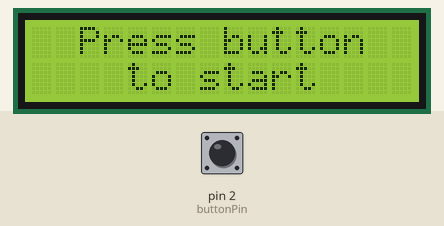
This sketch was run on a simulated Arduino Uno, built with avr-gcc and run on an emulated ATmega328P. Parts: 16×2 character LCD. The test bench sets the inputs (shaded band); at power-on: pin 2 (buttonPin) HIGH. Random numbers use the default seed unless the sketch sets one; what the sketch prints to the serial monitor is not drawn.

Above: at 1.2 s.
1.3 s: pin 2 (buttonPin) pulled LOW for 0.15 s
At 2.38 s:
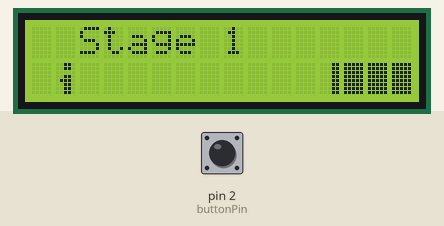
3.0 s: pin 2 (buttonPin) pulled LOW for 1 s
At 3.49 s:
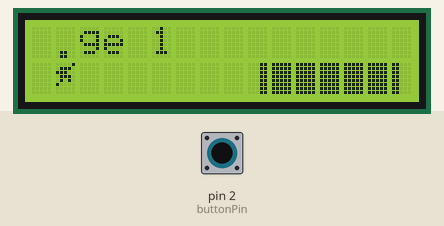
5.5 s: pin 2 (buttonPin) pulled LOW for 0.15 s
At 5.72 s:
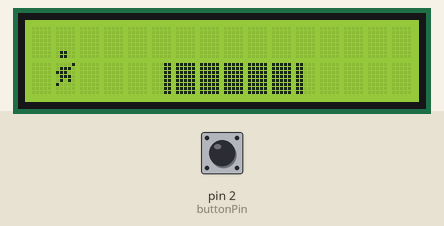
Timing chart, 0 to 8.5 s (numbered marks = the images above; inputs shaded):
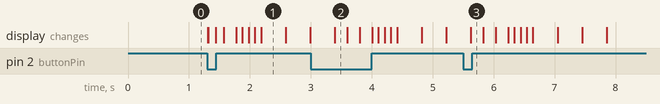

Measured:
- after the input at 1.3 s, the display: first changes at once (image 1 shows a later state)
- what the display in image 1 shows lasts 0.4 s, from 2.2 s to 2.6 s

The sketch:

Milestone3.ino
```cpp
#include <LiquidCrystal.h>
static int runningposition = 1; // for running animation
const int buttonPin = 2; // connecting pushbutton
int buttonState = 0; // variable for detecting if the pushbutton is pressed
int startingspeed = 400; // starting speed(ms).
int charPos = 1;
int scrollhelp = 2;
int score = 0;
int scoredigits = 1;
int charHeight = 1;
int speed = 400; // variable for how fast the terrain moves, constantly decreasing, making game faster
int blockonelength = random(6);
int blockoneheight = 1;
int blockonespacing = random(2);
int blocktwolength = random(6);
int blocktwospacing = random(2);
int blockthreelength = random(6);
int blockthreespacing = random(2);
int blockfourlength = random(6);
int blocktwoheight = random(2);
int blockthreeheight = random(2);
int blockfourheight = random(2);
LiquidCrystal lcd(11, 9, 6, 5, 4, 3); //setting starting character state
static int runningsprite11 = B00110;
static int runningsprite12 = B00110;
static int runningsprite13 = B00000;
static int runningsprite14 = B00110;
static int runningsprite15 = B01110;
static int runningsprite16 = B00110;
static int runningsprite17 = B00110;
static int runningsprite18 = B00110;
static int runningsprite01 = B00000;
static int runningsprite02 = B00000;
static int runningsprite03 = B00000;
static int runningsprite04 = B00000;
static int runningsprite05 = B00000;
static int runningsprite06 = B00000;
static int runningsprite07 = B00000;
static int runningsprite08 = B00000;
static int terrainleft = B00011;
static int terrain = B11111;
static int terrainright = B11000;
static int emptyterrain = B00000;
bool onGround = true; //to make sure the animations go smoothly, so the guy doesn't show the running animation while he's jumping
bool startjump = false; //for buton, making sure  jump starts when button pressed
bool onTerrain = false; //for more control of character, while on top of the terrain.
bool jumping = false; //to be able to control when to start certain animations
bool onLower = true;
bool onUpper = false;
bool startfall = false;
bool falling = false;
bool alive = false;
bool collided = false;

int jumpingposition = 0; //for jumping animation
int fallingposition = 0; //for falling animation
  byte leftTerrainbyte[8] = {
    B00011, B00011, B00011, B00011, B00011, B00011, B00011, B00011,
  };
  byte Terrainbyte[8] = {
    B11111, B11111, B11111, B11111, B11111, B11111, B11111, B11111,
  };
  byte rightTerrainbyte[8] {
    B11000, B11000, B11000, B11000, B11000, B11000, B11000, B11000,
  };
void updateCharacter() {
    if(onLower == true) {
    byte running1[8] = {
    runningsprite11, runningsprite12, runningsprite13, runningsprite14, runningsprite15, runningsprite16, runningsprite17, runningsprite18,
    }; //showing byte, to show character for bottom row
    lcd.createChar(1, running1);
    lcd.setCursor(charPos, 1);
    lcd.write(byte(1));
    }
    if(onUpper == true) {
    byte running2[8] = {
    runningsprite01, runningsprite02, runningsprite03, runningsprite04, runningsprite05, runningsprite06, runningsprite07, runningsprite08,
    }; //byte for top row
    lcd.createChar(2, running2);
    lcd.setCursor(charPos, 0);
    lcd.write(byte(2));
    }
}
void generateTerrain() {
  blockonelength = random(6);
  blockonespacing = random(2);
  blocktwolength = random(6);
  blocktwoheight = random(2);
  blocktwospacing = random(2);
  blockthreelength = random(6);
  blockthreeheight = random(2);
  blockthreespacing = random(2);
  blockfourlength = random(6);
  blockfourheight = random(2);
  lcd.setCursor(14, blockoneheight);
  lcd.write(byte(3));
  for (int i = 0; i < blockonelength; i++) {
    lcd.write(byte(4));
  }
  lcd.write(byte(5));
  lcd.setCursor((20+blockonelength+blockonespacing), blocktwoheight);
  lcd.write(byte(3));
  for (int i = 0; i < blocktwolength; i++) {
    lcd.write(byte(4));
  }
  lcd.write(byte(5));
  if ((26+blockonelength+blockonespacing+blocktwospacing+blocktwolength+blockthreelength) > 38) {
    blockthreelength = (12-blockonelength-blockonespacing-blocktwospacing-blocktwolength);   // might have to change up this value and for the if statement.
  }
  lcd.setCursor((26+blockonelength+blockonespacing+blocktwolength+blocktwospacing), blockthreeheight);
  lcd.write(byte(3));
  for (int i = 0; i < blockthreelength; i++) {
    lcd.write(byte(4));
  }
  lcd.write(byte(5));
  if ((32 + blockonelength+blockonespacing+blocktwolength+blocktwospacing+blockthreelength+blockthreespacing+blockfourlength) < 38) {
    lcd.setCursor(32+blockonelength+blockonespacing+blocktwolength+blocktwospacing+blockthreelength+blockthreespacing, blockfourheight);
    lcd.write(byte(3));
    for (int i = 0; i < blockfourlength; i++) {
      lcd.write(byte(4));
    }
    lcd.write(byte(5));
  } else {
    blockfourheight = 10;
  }
}
void detectCollision() {
  if (14<= charPos && charPos <= (16+blockonelength) && onLower == false && blockoneheight == 1 ||
  (20+blockonelength+blockonespacing) <= charPos && charPos <= (22+blockonelength+blockonespacing+blocktwolength) && (onLower == false && blocktwoheight == 1) ||
  (26+blockonelength+blockonespacing+blocktwospacing+blocktwolength) <= charPos && charPos <= (28+blockonelength+blockonespacing+blocktwolength+blocktwospacing+blockthreelength) && (onLower == false && blockthreeheight == 1) ||
  (32+blockonelength+blockonespacing+blocktwospacing+blockthreespacing+blocktwolength+blockthreelength) <= charPos && charPos <= (34+blockonelength+blockonespacing+blocktwolength+blocktwospacing+blockthreelength+blockthreespacing+blockfourlength) && (onLower == false && blockfourheight == 1)) {
    onTerrain = true;
    } else if(jumpingposition == 4) {
      falling = true; fallingposition = 1;
    }
    else if ((onLower == false) && ((charPos == 17+blockonelength) || (charPos == 23+blockonelength+blockonespacing+blocktwolength) ||
    (charPos == 29+blockonelength+blockonespacing+blocktwospacing+blocktwolength+blockthreelength) || (charPos == 35+blockonelength+blockonespacing+blocktwospacing+blockthreespacing+blocktwolength+blockthreelength+blockfourlength || charPos == 0))) {
      falling = true;
      fallingposition = 2;
      onTerrain = false;
      onGround = false;
      runningsprite01 = B00000;
      runningsprite02 = B00000;
      runningsprite03 = B00110;
      runningsprite04 = B00110;
      runningsprite05 = B10001;
      runningsprite06 = B01111;
      runningsprite07 = B00110;
      runningsprite08 = B01001;
      runningsprite11 = B01001;
      runningsprite12 = B00000;
      runningsprite13 = B00000;
      runningsprite14 = B00000;
      runningsprite15 = B00000;
      runningsprite16 = B00000;
      runningsprite17 = B00000;
      runningsprite18 = B00000;
      onLower = true;
      updateCharacter();
    }
  else if (14 <= charPos && charPos <= (16+blockonelength) && ((onLower == true && blockoneheight == 1) || (onUpper == true && blockoneheight == 0)) ||
  (20+blockonelength+blockonespacing) <= charPos && charPos <= (22+blockonelength+blockonespacing+blocktwolength) && ((onLower == true && blocktwoheight == 1) || (onUpper == true && blocktwoheight == 0)) ||
  (26+blockonelength+blockonespacing+blocktwospacing+blocktwolength) <= charPos && charPos <= (28+blockonelength+blockonespacing+blocktwospacing+blocktwolength+blockthreelength) && ((onLower == true && blockthreeheight == 1) || (onUpper == true && blockthreeheight == 0)) ||
  (32+blockonelength+blockonespacing+blocktwospacing+blockthreespacing+blocktwolength+blockthreelength) <= charPos && charPos <= (34+blockonelength+blockonespacing+blocktwospacing+blockthreespacing+blocktwolength+blockthreelength+blockfourlength)
  && ((onLower == true && blockfourheight == 1) || (onUpper == true && blockfourheight == 0)) ) {
    collided = true;
    alive = false;
  }
}
void setup() {
//  alive = false;
//  collided = true;
  lcd.begin(16, 2); //sets parameters for lcd
  pinMode(buttonPin, INPUT); //for pusbutton
  digitalWrite(buttonPin, HIGH); //for pushbutton
  randomSeed(analogRead(0));
  lcd.createChar(3, leftTerrainbyte);
  lcd.createChar(4, Terrainbyte);
  lcd.createChar(5, rightTerrainbyte);
  Serial.begin(1200);
  lcd.setCursor(2, 0);
  lcd.write("Press button");
  lcd.setCursor(4, 1);
  lcd.write("to start");
}
void loop() {
  buttonState = digitalRead(buttonPin); // for pushbutton
  byte running1[8] = {
  runningsprite11, runningsprite12, runningsprite13, runningsprite14, runningsprite15, runningsprite16, runningsprite17, runningsprite18,
  }; //showing byte, to show character for bottom row
  byte running2[8] = {
  runningsprite01, runningsprite02, runningsprite03, runningsprite04, runningsprite05, runningsprite06, runningsprite07, runningsprite08,
  }; //byte for top row
  if (alive == true) {
  lcd.scrollDisplayLeft();
  charPos++;
  lcd.setCursor(charPos - 1, 0);
  lcd.write(" ");
  lcd.setCursor(charPos - 1, 1);
  lcd.write(" ");
  lcd.setCursor(charPos, 1); //initially showing character
  lcd.write(byte(1));
  lcd.setCursor(charPos, 0);
  lcd.write(byte(2));
  if (buttonState == LOW && onGround == true) {
    startjump = true;
  } //detecting when the button is pressed
  if (startjump == true) {
    onGround = false;
    jumpingposition = 1;
    delayMicroseconds(1);
    startjump = false;
    jumping = true;
  }
  if (jumpingposition == 3 && onGround == false && jumping == true && falling == false) {
    runningsprite01 = B00000;
    runningsprite02 = B00000;
    runningsprite03 = B01100;
    runningsprite04 = B01100;
    runningsprite05 = B00001;
    runningsprite06 = B01110;
    runningsprite07 = B11100;
    runningsprite08 = B01110;
    runningsprite11 = B11010;
    runningsprite12 = B00000;
    runningsprite13 = B00000;
    runningsprite14 = B00000;
    runningsprite15 = B00000;
    runningsprite16 = B00000;
    runningsprite17 = B00000;
    runningsprite18 = B00000;
    onUpper = true;
    onLower = true;
    updateCharacter();
    delay(speed/2);
    jumpingposition = 4;
  }
  if (jumpingposition == 4 && onGround == false && jumping == true && falling == false) {
    runningsprite01 = B00110;
    runningsprite02 = B00110;
    runningsprite03 = B10001;
    runningsprite04 = B01111;
    runningsprite05 = B00110;
    runningsprite06 = B01001;
    runningsprite07 = B01001;
    runningsprite08 = B00000;
    runningsprite11 = B00000;
    runningsprite12 = B00000;
    runningsprite13 = B00000;
    runningsprite14 = B00000;
    runningsprite15 = B00000;
    runningsprite16 = B00000;
    runningsprite17 = B00000;
    runningsprite18 = B00000;
    updateCharacter();
    onUpper = true;
    onLower = false;
    detectCollision();
    delay(speed*(1/2));
    jumpingposition = 0;
    jumping = false;
  }
  if (jumpingposition == 1 && jumping == true && onGround == false && falling == false) {
    runningsprite01 = B00000;
    runningsprite02 = B00000;
    runningsprite03 = B00000;
    runningsprite04 = B00000;
    runningsprite05 = B00000;
    runningsprite06 = B00000;
    runningsprite07 = B01100;
    runningsprite08 = B01100;
    runningsprite11 = B00001;
    runningsprite12 = B01110;
    runningsprite13 = B11100;
    runningsprite14 = B01110;
    runningsprite15 = B01010;
    runningsprite16 = B10000;
    runningsprite17 = B00000;
    runningsprite18 = B00000;
    onUpper = true;
    onLower = true;
    updateCharacter();
    delay(speed/2);
    jumpingposition = 2;
  } //supposed to draw guy in first jumping animation, I have some indicators an
  if (jumpingposition == 2 && onGround == false && jumping == true && falling == false) {
    runningsprite01 = B00000;
    runningsprite02 = B00000;
    runningsprite03 = B00000;
    runningsprite04 = B00000;
    runningsprite05 = B00110;
    runningsprite06 = B00110;
    runningsprite07 = B00001;
    runningsprite08 = B01111;
    runningsprite11 = B10110;
    runningsprite12 = B00111;
    runningsprite13 = B11001;
    runningsprite14 = B00001;
    runningsprite15 = B00000;
    runningsprite16 = B00000;
    runningsprite17 = B00000;
    runningsprite18 = B00000;
    onUpper = true;
    onLower = true;
    updateCharacter();
    delay(speed/2);
    jumpingposition = 3;
  }
  if (onTerrain == false && onGround == false && fallingposition == 1 && falling == true) {
    runningsprite01 = B00000;
    runningsprite02 = B00000;
    runningsprite03 = B00110;
    runningsprite04 = B00110;
    runningsprite05 = B10001;
    runningsprite06 = B01111;
    runningsprite07 = B00110;
    runningsprite08 = B01001;
    runningsprite11 = B01001;
    runningsprite12 = B00000;
    runningsprite13 = B00000;
    runningsprite14 = B00000;
    runningsprite15 = B00000;
    runningsprite16 = B00000;
    runningsprite17 = B00000;
    runningsprite18 = B00000;
    onUpper = true;
    onLower = true;
    updateCharacter();
    delay(speed/4);
    fallingposition = 2;
  }
  if (onTerrain == false && onGround == false && fallingposition == 2 && falling == true) {
    runningsprite01 = B00000;
    runningsprite02 = B00000;
    runningsprite03 = B00000;
    runningsprite04 = B00000;
    runningsprite05 = B00110;
    runningsprite06 = B00110;
    runningsprite07 = B00001;
    runningsprite08 = B01111;
    runningsprite11 = B10110;
    runningsprite12 = B01001;
    runningsprite13 = B01001;
    runningsprite14 = B00000;
    runningsprite15 = B00000;
    runningsprite16 = B00000;
    runningsprite17 = B00000;
    runningsprite18 = B00000;
    onUpper = true;
    onLower = true;
    updateCharacter();
    delay(speed/4);
    fallingposition = 3;
  }
  if (onTerrain == false && onGround == false && fallingposition == 3 && falling == true) {
    runningsprite01 = B00000;
    runningsprite02 = B00000;
    runningsprite03 = B00000;
    runningsprite04 = B00000;
    runningsprite05 = B00000;
    runningsprite06 = B00000;
    runningsprite07 = B00110;
    runningsprite08 = B00110;
    runningsprite11 = B10001;
    runningsprite12 = B01111;
    runningsprite13 = B00110;
    runningsprite14 = B01001;
    runningsprite15 = B01001;
    runningsprite16 = B00000;
    runningsprite17 = B00000;
    runningsprite18 = B00000;
    onUpper = true;
    onLower = true;
    updateCharacter();
    delay(speed/4);
    fallingposition = 4;
  }
  if (onTerrain == false && onGround == false && fallingposition == 4 && falling == true) {
    runningsprite01 = B00000;
    runningsprite02 = B00000;
    runningsprite03 = B00000;
    runningsprite04 = B00000;
    runningsprite05 = B00000;
    runningsprite06 = B00000;
    runningsprite07 = B00000;
    runningsprite08 = B00000;
    runningsprite11 = B00110;
    runningsprite12 = B00110;
    runningsprite13 = B10001;
    runningsprite14 = B01111;
    runningsprite15 = B00110;
    runningsprite16 = B01001;
    runningsprite17 = B01001;
    runningsprite18 = B00000;
    updateCharacter();
    onUpper = false;
    onLower = true;
    delay(speed/4);
    runningposition = 1;
    onGround = true;
    falling = false;
    fallingposition = 0;
  }
  if (runningposition == 1 && onTerrain == true && onGround == false) {
    runningsprite01 = B00110;
    runningsprite02 = B00110;
    runningsprite03 = B00000;
    runningsprite04 = B00110;
    runningsprite05 = B01110;
    runningsprite06 = B00110;
    runningsprite07 = B00110;
    runningsprite08 = B00110;
    runningsprite11 = B00000;
    runningsprite12 = B00000;
    runningsprite13 = B00000;
    runningsprite14 = B00000;
    runningsprite15 = B00000;
    runningsprite16 = B00000;
    runningsprite17 = B00000;
    runningsprite18 = B00000;
    runningposition = 2;
    onUpper = true;
    onLower = false;
    updateCharacter();
    detectCollision();
    delay(speed);
  }
  else if (runningposition == 2 && onTerrain == true && onGround == false) {
    runningsprite01 = B00110;
    runningsprite02 = B00110;
    runningsprite03 = B00001;
    runningsprite04 = B01111;
    runningsprite05 = B10110;
    runningsprite06 = B00111;
    runningsprite07 = B11001;
    runningsprite08 = B00001;
    runningposition = 1;
    onUpper = true;
    onLower = false;
    updateCharacter();
    detectCollision();
    delay(speed);
  }
  if (runningposition == 1 && onGround == true && onTerrain == false) {
    runningsprite01 = B00000;
    runningsprite02 = B00000;
    runningsprite03 = B00000;
    runningsprite04 = B00000;
    runningsprite05 = B00000;
    runningsprite06 = B00000;
    runningsprite07 = B00000;
    runningsprite08 = B00000;
    runningsprite11 = B00110;
    runningsprite12 = B00110;
    runningsprite13 = B00000;
    runningsprite14 = B00110;
    runningsprite15 = B01110;
    runningsprite16 = B00110;
    runningsprite17 = B00110;
    runningsprite18 = B00110;
    onUpper = false;
    onLower = true;
    updateCharacter();
    runningposition = 2;
    delay(speed);
  }//first running animaiton, transition to second one
  else if (runningposition == 2 && onGround == true && onTerrain == false) {
    runningsprite01 = B00000;
    runningsprite02 = B00000;
    runningsprite03 = B00000;
    runningsprite04 = B00000;
    runningsprite05 = B00000;
    runningsprite06 = B00000;
    runningsprite07 = B00000;
    runningsprite08 = B00000;
    runningsprite11 = B00110;
    runningsprite12 = B00110;
    runningsprite13 = B00001;
    runningsprite14 = B01111;
    runningsprite15 = B10110;
    runningsprite16 = B00111;
    runningsprite17 = B11001;
    runningsprite18 = B00001;
    onUpper = false;
    onLower = true;
    updateCharacter();
    runningposition = 1;
    delay(speed);
  }//second running animation, transition back to first animation
  if (charPos == 39) {
    lcd.setCursor(charPos-37, 0);
    lcd.write("Stage ");
    lcd.print(score+2);
    lcd.setCursor(charPos-1, 1);
    lcd.write("  ");
    charPos = 40;
    updateCharacter();
    score++;
  }
  if (charPos >= 40) {
    updateCharacter();
  }
  if (charPos == 40) {
    lcd.setCursor(39, 0);
    lcd.write(" ");
    lcd.scrollDisplayLeft();
    charPos = 0;
    updateCharacter();
    generateTerrain();
  }
  if (score >= 10) {
    scoredigits = 2;
  }
  if (score >= 100) {
    scoredigits = 3;
  }
  if (speed >200) {
    speed = startingspeed -5*score;
  }
  if (speed < 200) {
  speed = startingspeed - 2*score;
  }
  if (speed <= 100) {
    speed = 100;
  }
  detectCollision();
  Serial.println(speed);
  }
if (alive == false) {
  if (collided == true) {
    collided = false;
    alive = false;
    delay(2000);
    lcd.clear();
    lcd.setCursor(3, 0);
    lcd.write("You passed");
    lcd.setCursor(3, 1);
    lcd.print(score);
    lcd.write(" stages");
    for (int i = 0; i <=10; i++) {
      delay(1000);
    }
    buttonState = digitalRead(buttonPin);
    lcd.clear();
    lcd.setCursor(2, 0);
    lcd.write("Press button");
    lcd.setCursor(4, 1);
    lcd.write("to start");
    delay(500);
  }
  if (buttonState == LOW) {
//    delay(50);
    alive = true;
    charPos = 1;
    speed = 250;
    runningposition = 1;
    score = 0;
    scoredigits = 1;
    charHeight = 1;
    blockonelength = random(6);
    blockoneheight = 1;
    blocktwolength = random(6);
    blocktwoheight = random(2);
    blockthreelength = random(6);
    blockthreeheight = random(2);
    blockfourheight = random(2);
    blockfourlength = random(6);
    onGround = true;
    startjump = false;
    onTerrain = false;
    jumping = false;
    onLower = true;
    onUpper = true;
    startfall = false;
    falling = false;
    jumpingposition = 0;
    fallingposition = 0;
    delayMicroseconds(20);
    lcd.clear();
    lcd.setCursor(4, 0);
    lcd.write("Stage 1");
    generateTerrain();
    runningsprite11 = B00110;
    runningsprite12 = B00110;
    runningsprite13 = B00000;
    runningsprite14 = B00110;
    runningsprite15 = B01110;
    runningsprite16 = B00110;
    runningsprite17 = B00110;
    runningsprite18 = B00110;
    runningsprite01 = B00000;
    runningsprite02 = B00000;
    runningsprite03 = B00000;
    runningsprite04 = B00000;
    runningsprite05 = B00000;
    runningsprite06 = B00000;
    runningsprite07 = B00000;
    runningsprite08 = B00000;
    byte running1[8] = {
    runningsprite11, runningsprite12, runningsprite13, runningsprite14, runningsprite15, runningsprite16, runningsprite17, runningsprite18,
    }; //showing byte, to show character for bottom row
    byte running2[8] = {
    runningsprite01, runningsprite02, runningsprite03, runningsprite04, runningsprite05, runningsprite06, runningsprite07, runningsprite08,
    }; //byte for top row
    updateCharacter();
    onUpper = false;
  }
  }
}
```
